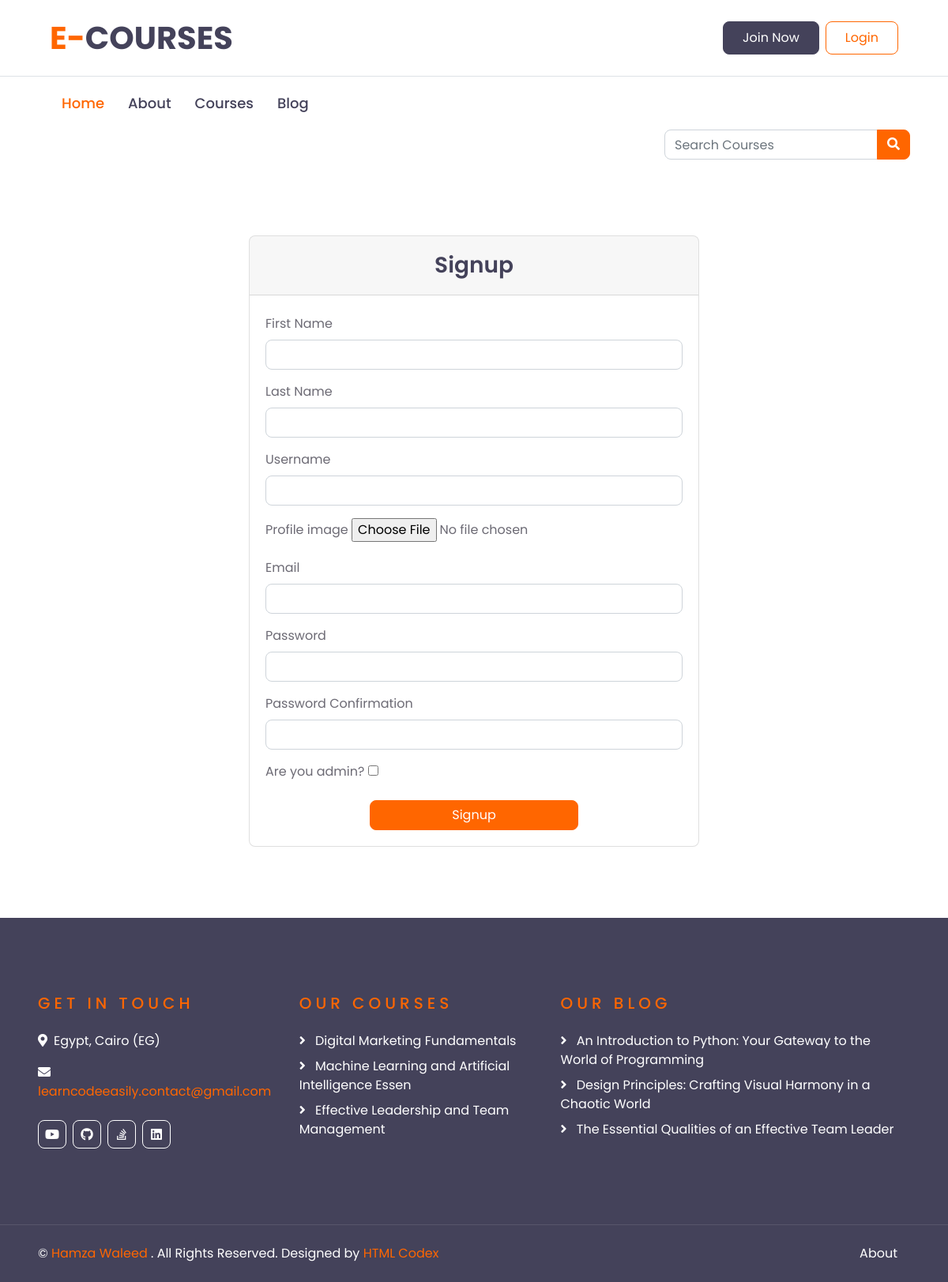
Page /accounts/register/ on the committed database.
### academy_courses/models.py (models this page shows, shortened)
class Urls(models.Model):
    title = models.CharField(max_length=30, default="My Urls")
    icon = models.CharField(
        default='Select an icon',
        choices=SOCIAL_MEDIA_ICONS,
        max_length=100
    )
    url = models.URLField()

class Course(models.Model):
    name = models.CharField(max_length=50)
    description = models.TextField(max_length=5000)
    price = models.FloatField()
    hour = models.IntegerField()
    min = models.IntegerField()
    image = models.ImageField()
    created_at = models.DateTimeField(auto_now_add=True)
    updated_at = models.DateTimeField(auto_now=True)

### academy_blog/models.py (models this page shows, shortened)
class Article(models.Model):
    cover_image = models.ImageField()
    category = models.ForeignKey(Category, on_delete=models.PROTECT)
    title = models.CharField(max_length=100)
    subject = HTMLField(max_length=10000)
    created_at = models.DateTimeField(auto_now_add=True)
    updated_at = models.DateTimeField(auto_now=True)

### accounts/views.py (the view, shortened to what this page needs)
# urls.py: path('register/', views.RegisterView.as_view(), name='register'),
class RegisterView(CreateView):
    form_class = RegisterUserForm
    template_name = 'registration/register.html'

### academy_courses/custom_context_proccessor.py (called while the page is built)
def slider_footer(request):
    course = Course.objects.all()[:20]
    opinion = Opinion.objects.all()
    url = Urls.objects.all()
    article = Article.objects.all()[:20]
    return {
        'courses': course,
        'opinions': opinion,
        'urls': url,
        'arts': article
    }

def category(request):
    cat = Category.objects.all()
    latest_article = Article.objects.order_by('-created_at')[:10]
    return {
        'cats': cat,
        'la_ar': latest_article,
    }

def slider_image(request):
    image = Slider.objects.first()
    return {
        'slide': image,
    }

### accounts/templates/registration/register.html (shortened to what this page needs)
{% extends 'base.html' %}
{% load i18n %}
{% block content %}
    <div class="container">
        <div class="row justify-content-md-center">
            <div class="card col-md-6 px-0">
                <div class="card-header text-center">
                    <h3 class="mb-0 py-2">{% trans 'Signup' %}</h3>
                </div>
                <div class="card-body">
                    <form method="post" enctype="multipart/form-data">
                        {% include 'common/form.html' with form=form %}
                        <div class="d-grid gap-2 text-center">
                            <button type="submit" class="btn btn-primary d-grid gap-2 col-6 mx-auto">
                                {% translate 'Signup' %}
                            </button>
                        </div>
                    </form>
                </div>
            </div>
        </div>
    </div>
{% endblock content %}

### academy_courses/templates/partials/footer.html
{% load i18n %}
<div class="container-fluid bg-dark text-white py-5 px-sm-3 px-lg-5" style="margin-top: 90px;">
    <div class="row pt-5">
        <div class="col-lg-7 col-md-12">
            <div class="row">
                <div class="col-md-6 mb-5">
                    <h5 class="text-primary text-uppercase mb-4" style="letter-spacing: 5px;">{% trans 'Get In Touch' %}</h5>
                    <p><i class="fa fa-map-marker-alt mr-2"></i>{% trans 'Egypt, Cairo (EG)' %}</p>
                    <p><i class="fa fa-envelope mr-2"></i><a href="javascript:openmail();">learncodeeasily.contact@gmail.com</a></p>
                    <div class="d-flex justify-content-start mt-4">
                        {% for url in urls %}
                            <a class="btn btn-outline-light btn-square mr-2" href="{{ url.url }}"><i class="fab {{ url.icon }}"></i></a>
                        {% endfor %}
                    </div>
                </div>
                <div class="col-md-6 mb-5">
                    <h5 class="text-primary text-uppercase mb-4" style="letter-spacing: 5px;">{% trans 'Our Courses' %}</h5>
                    <div class="d-flex flex-column justify-content-start">
                        {% for course in courses %}
                            <a class="text-white mb-2" href="{% url 'course_list' course.id %}"><i class="fa fa-angle-right mr-2"></i> {{ course.name }} </a>
                        {% endfor %}
                    </div>
                </div>
            </div>
        </div>
        <div class="col-lg-5 col-md-12 mb-5">
            <h5 class="text-primary text-uppercase mb-4" style="letter-spacing: 5px;">{% trans 'Our Blog' %}</h5>
            <div class="d-flex flex-column justify-content-start">
                {% for art in arts %}
                    <a class="text-white mb-2" href="{% url 'article_detail' art.id %}"><i class="fa fa-angle-right mr-2"></i> {{ art.title }} </a>
                {% endfor %}
            </div>
        </div>
    </div>
</div>
<div class="container-fluid bg-dark text-white border-top py-4 px-sm-3 px-md-5" style="border-color: rgba(256, 256, 256, .1) !important;">
    <div class="row">
        <div class="col-lg-6 text-center text-md-left mb-3 mb-md-0">
            <p class="m-0 text-white">&copy; <a href="/">{% trans 'Hamza Waleed' %}</a> {% trans '. All Rights Reserved. Designed by' %}<a href="https://htmlcodex.com"> HTML Codex</a>
            </p>
        </div>
        <div class="col-lg-6 text-center text-md-right">
            <ul class="nav d-inline-flex">
                <li class="nav-item">
                    <a class="nav-link text-white py-0" href="{% url 'about' %}">{% trans 'About' %}</a>
                </li>
            </ul>
        </div>
    </div>
</div>

### rows in the picture
Course: name "Digital Marketing Fundamentals"
Course: name "Machine Learning and Artificial Intelligence Essen"
Course: name "Effective Leadership and Team Management"
Article: title "An Introduction to Python: Your Gateway to the World of Programming"
Article: title "Design Principles: Crafting Visual Harmony in a Chaotic World"
Article: title "The Essential Qualities of an Effective Team Leader"

### other values in the picture
{{ field.label }} "First Name" "Last Name" "Username" "Profile image" "Email" "Password" "Password Confirmation" "Are you admin?"
